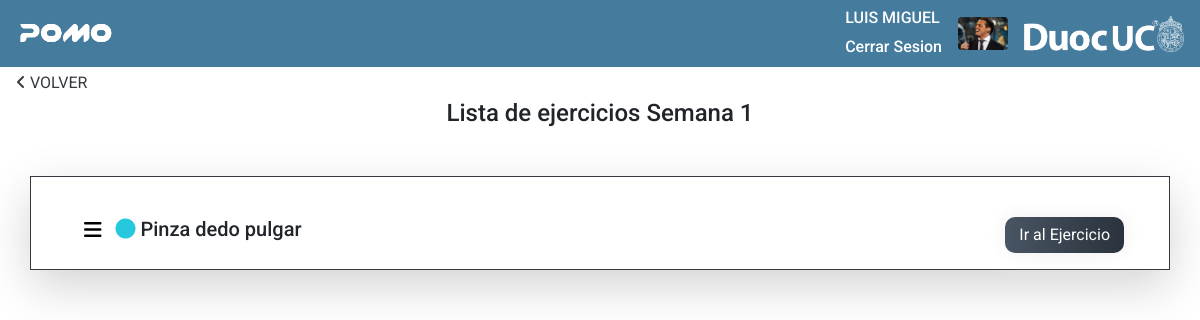
Page /semana/15 (signed in) on the committed database.
### users/models.py (models this page shows)
class User(AbstractUser):
    email = models.EmailField('email', unique=True)
    USERNAME_FIELD = 'email'
    REQUIRED_FIELDS = ['username']

### pagina/models.py (models this page shows, shortened)
class Semana(models.Model):
    nombre = models.CharField("Nombre semana", max_length=50)
    kinesiologo = models.ForeignKey(
        Kinesiologo, on_delete=models.PROTECT, null=True)
    paciente = models.ForeignKey(Paciente, on_delete=models.PROTECT)
    status = models.BooleanField(default=False)

class Rutina(models.Model):
    ejercicio = models.ForeignKey(Ejercicio, on_delete=models.CASCADE)
    semana = models.ForeignKey(Semana, on_delete=models.CASCADE)
    completado = models.BooleanField(default=False)

class Ejercicio(models.Model):
    nombre = models.CharField("Nombre Ejercicio", max_length=50, unique=True)
    video = models.FileField(upload_to='videos/pomo', null=True,
                             validators=[FileExtensionValidator(allowed_extensions=['MOV', 'avi', 'mp4', 'webm', 'mkv'])])
    video_thumbnail = models.ImageField(null=True)
    detalle = models.TextField()
    date_uploaded = models.DateTimeField(default=timezone.now)
    categoria = models.ForeignKey(Categoria, on_delete=models.CASCADE)
    kinesiologo = models.ForeignKey(
        Kinesiologo, on_delete=models.CASCADE, null=True)

### pagina/views.py (the view)
# urls.py: path('semana/<id>', views.paciente_rutina, name="paciente-rutina"),
@login_required(login_url='login')
@user_passes_test(is_paciente)
def paciente_rutina(request, id):
    rutinas = Rutina.objects.filter(semana_id=id)
    semana = Semana.objects.get(id=id)
    data = {
        'rutinas': rutinas,
        'semana': semana
    }
    return render(request, 'pagina/paciente_rutina.html', data)

### pagina/context_processors.py (called while the page is built)
def profile_pic(request):
    if request.user.is_authenticated:
        if not request.user.is_staff:
            if is_kinesiologo(request.user):
                profile_obj = Kinesiologo.objects.get(user=request.user)
            else:
                profile_obj = Paciente.objects.get(user=request.user)
            pic = profile_obj.profile_pic
        else:
            return {}
        return {'profile_pic': pic}
    else:
        return {}

### users/views.py (called while the page is built)
def is_kinesiologo(user):
    return user.groups.filter(name='KINESIOLOGO').exists()

def is_paciente(user):
    return user.groups.filter(name='PACIENTE').exists()

### templates/pagina/paciente_rutina.html (shortened to what this page needs)
{% extends "core/navbar.html" %}
{% load static %}
{% block content %}
<div class="row">
  <div class="col">
    <div class="px-3 py-1">
      <a class="text-uppercase text-dark text-decoration-none" href="/" style="cursor: pointer;"><i
          class="fa-solid fa-angle-left"></i> Volver</a>
    </div>
  </div>
</div>
<div class="">
  <div class="text-center mb-5 ">
    <h4>Lista de ejercicios {{semana.nombre}}</h4>
  </div>
</div>
<div class="container w-75-sm p-3 mt-3 shadow-lg animate__animated animate__fadeInRight border border-dark">
  <div class="row ml-3">
    <div class="col">
      {% for rutina in rutinas %}
      <div class="row mt-4">
        <div class="col d-flex justify-content-start">
          <button class="mb-2 mr-2" style="background-color: white; border: none;">
            <i class="fa-solid fa-bars fa-lg"></i>
          </button>
          <h5 class="text-center h5-responsivee">
            <i style="color: #26C8DD" class="fa-solid fa-circle"></i>
            {{rutina.ejercicio.nombre}}
          </h5>
        </div>
        <div class="col d-flex justify-content-end">
          <a href="{% url 'paciente-ejercicio' rutina.id %}" class="btn-grad-normal ml-2 h5-responsivee">Ir al
            Ejercicio</a>
        </div>
      </div>
      {% endfor %}
    </div>
  </div>
</div>
{% endblock content %}

### templates/core/navbar.html (shortened to what this page needs)
<!DOCTYPE html>
<html lang="es">
{% load static %}
<head>
    <link rel="stylesheet" type="text/css" href="{% static 'css/estilos.css' %} ">
    <link rel="stylesheet" type="text/css" href="{% static 'css/botones.css' %}">
    <link rel="stylesheet" href="{% static 'css/bootstrap.css' %}">
    <link rel="stylesheet" href="https://cdnjs.cloudflare.com/ajax/libs/font-awesome/6.1.2/css/all.min.css"
 />
    <link rel="stylesheet" href="https://cdnjs.cloudflare.com/ajax/libs/animate.css/4.1.1/animate.min.css" />
</head>
<body>
    <header>
        <nav class="navbar navbar-expand-lg navbar-light">
            <ul class="navbar-nav mr-auto">
                <a href="/"><img src="{% static 'img/logopomo.png' %}" href="/" width="100" height="auto"
                        class="img-fluid"></a>
            </ul>
            {% if user.is_authenticated %}
            <div class="collapse navbar-collapse" id="navbarSupportedContent">
                <div class="mr-3">
                    <h6 class="text-uppercase text-white"> {{user.first_name}} {{user.last_name}}</h6>
                    <a class="h6" href="/logout" style="color: white;">Cerrar Sesion</a>
                </div>
                <a href="{% url 'perfil' %}">
                    {% if profile_pic %}
                    <img class=" rounded mr-3" src="{{ profile_pic.url }}" width="50" alt="">
                    {% else %}
                    <img class=" rounded mr-3" src="{% static 'img/fotoPerfil.png' %}" width="50" alt="">
                    {% endif %}
                </a>
                <img class="img-fluid" src="{% static 'img/Logo-Duoc.png' %}" width="160">
            </div>
            {% else %}
            <img class="img-fluid" src="{% static 'img/Logo-Duoc.png' %}" width="160">
            {% endif %}
        </nav>
    </header>
    {% block content %}
    {% endblock content %}
</body>
</html>

### static/css/estilos.css (style rules this page uses)
:root { --rojoclaro: #e63946; --blanco: #f1faee; --navBlue: #a8dadc; --blue2: #457b9d; --blue3: #1d3557; }
* { font-family: 'Roboto', sans-serif; }
nav { background-color: var(--blue2); }
.row { width: 100% !important; }
.animate__animated.animate__fadeInRight { --animate-duration: 1.7s; }

### static/css/botones.css (style rules this page uses)
.btn-grad-normal { background-image: linear-gradient(to right, #485563 0%, #29323c 51%, #485563 100%); padding: 6px 14px; text-align: center; transition: 0.5s; background-size: 200% auto; color: white; box-shadow: 0 0 20px #eee; border-radius: 10px; display: block; border: none; }

### rows in the picture
User: first_name "LUIS MIGUEL"
Semana: nombre "Semana 1"
Rutina: ejercicio.nombre "Pinza dedo pulgar"
